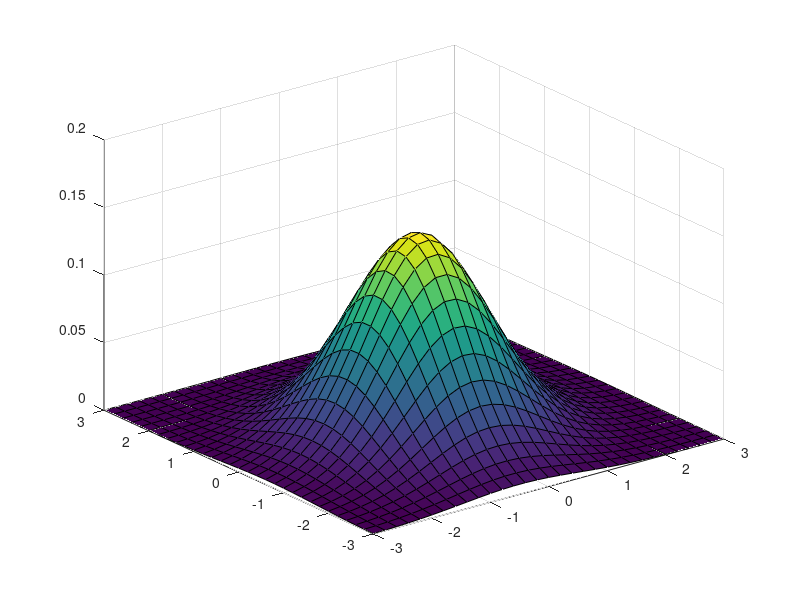

Write the MATLAB code that produced this figure.
% Plot 2D Gaussian in 3D
% * Permute the parallel dimensions out to the third and fourth,
% * use bsxfun to do the broadcasting, 
% * then bring the results back. It involves a few shiftdim operations

% set the random seed:
randn('state',[2979743726;1541610269]);

% create a random sigma, mu:
Sigma = cov(randn(100,2));
mu = randn(2,1);

% compute, plot the cdf
[X,Y] = meshgrid(-3:.2:3);
XY = cat(3,X,Y);
% subtract mu
XYmmu = bsxfun(@minus,XY,shiftdim(mu(:),-2));

isigXY = squeeze(sum(bsxfun(@times,shiftdim(inv(Sigma),-2),XYmmu),3));
XYisXY = sum(isigXY .* XYmmu,3);

normcdf = (1/(2*pi*sqrt(det(Sigma)))) * exp(-0.5 * XYisXY);
surf(X, Y, normcdf);
